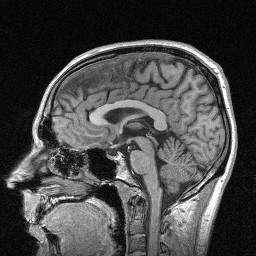
%> input picture 01/mrihead.jpg, 256 x 256 px
$ octave Exercise3.m   (GNU Octave 9; MATLAB toolbox functions it lacks are replaced by stand-ins)
%> lines starting %> are read from the running program, lines starting %| are printed output that depends on the picture; in (x1, y1, x2, y2) boxes, pixels count from 0 and x2, y2 are one past the last pixel; in counts of white or black regions, pixels touching at a corner belong together; the program's own positions count from 1
%> further down, im is the input picture: size 256x256 uint8; min 0, max 255, mean 71.7
### 01/grad.m
function [dxu, dyu] = grad(u)
% [dxu dyu] = grad(u) computes the gradient of the function u
% with forward differences assuming
% Neumann boundary conditions
%
% written by
% Maximilian Baust
% April 20th 2009
% Chair for Computer Aided Medical Procedures & Augmented Reality
% Technische Universit鋞 M黱chen

[m, n] = size(u);
%> m = 256; n = 256

dxu = zeros(m,n);
dyu = zeros(m,n);

%approximate the derivative of u in x-direction with forward differences
dxu(:, 1:(n-1)) =  u(:, 2:n) - u(:, 1:(n-1));
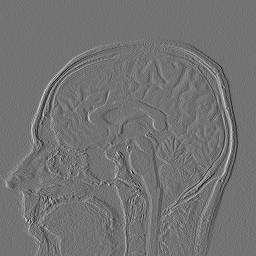
%> dxu: size 256x256 double; min -176, max 214, mean 0; drawn with min black and max white

%approximate the derivative of u in y-direction with forward differences
dyu(1:(m-1), :) =  u(2:m, :) - u(1:(m-1), :);
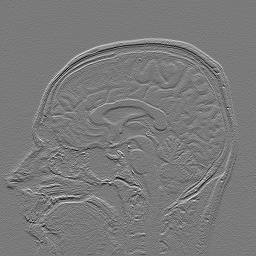
%> dyu: size 256x256 double; min -170, max 184, mean 0.2; drawn with min black and max white

### 02/Other Programs & Data/div.m
function D = div(v1,v2)
% D = div(v1,v2) computes the divergence of the vector-
% field (v1, v2)^T with backward differences assuming
% Neumann boundary conditions
%
% written by
% Maximilian Baust
% April 20th 2009
% Chair for Computer Aided Medical Procedures & Augmented Reality
% Technische Universit鋞 M黱chen

[m, n] = size(v1);

dxv1 = zeros(m,n);
dyv2 = zeros(m,n);

%approximate the derivative of v1 in x-direction with backward differences
dxv1(:,2:n) = v1(:,2:n) - v1(:, 1:(n-1));
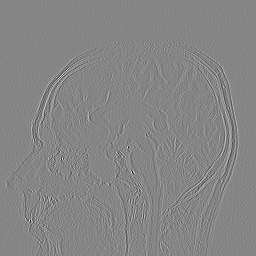
%> dxv1: size 256x256 double; min -355, max 321, mean 0; drawn with min black and max white

%approximate the derivative of v2 in y-direction with backward differences
dyv2(2:m, :) = v2(2:m, :) - v2(1:(m-1), :);
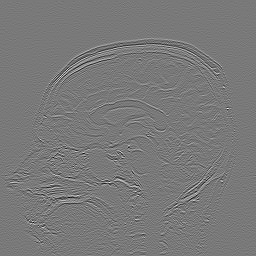
%> dyv2: size 256x256 double; min -255, max 280, mean 0; drawn with min black and max white

%correct boundary treatment
%otherwise we assume that also the "second derivative" is 0
dxv1(:,1) = v1(:,1);% - 0
%> dxv1: size 256x256 double; 0.36% of pixels changed, all inside (x1, y1, x2, y2) = (0, 0, 1, 256)
dyv2(1,:) = v2(1,:);% - 0
%> dyv2: size 256x256 double; 0.35% of pixels changed, all inside (x1, y1, x2, y2) = (0, 0, 256, 1)

%compute the divergence
D = dxv1 + dyv2;

### 01/Exercise3.m
%% Computer Aided Medical Procedures II - Summer 2013
%% Exercise Sheet 1
%% Exercise 3: Finite Differences

clear all;
close all;

im = imread('mrihead.jpg');

[dxim, dyim] = grad(double(im));
D = div(dxim, dyim);

manualFilter = figure('Name', 'Manual Laplacian Filter','NumberTitle','off');
imagesc(D);
axis image;
axis off;
colormap('Gray');

matlabFilter = figure('Name', 'Matlab Laplacian filter','NumberTitle','off');
imagesc(imfilter(im, [0 1 0; 1 -4 1; 0 1 0], 'replicate'));
axis image;
axis off;
colormap('Gray');
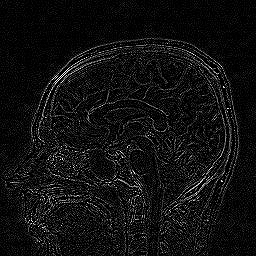
%> displayed picture: size 256x256x3, on the screen's scale of 0 to 255; min 0, max 255, mean 17.2

diffFilters = figure('Name', 'Difference between filters','NumberTitle','off');
imagesc(double(D)  - double(imfilter(double(im), [0 1 0; 1 -4 1; 0 1 0], 'replicate')));
axis image;
axis off;
colormap('Gray');
